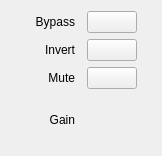
<?xml version="1.0" encoding="UTF-8"?>
<ui version="4.0">
 <class>CfgSettingGain</class>
 <widget class="QWidget" name="CfgSettingGain">
  <property name="geometry">
   <rect>
    <x>0</x>
    <y>0</y>
    <width>162</width>
    <height>155</height>
   </rect>
  </property>
  <property name="windowTitle">
   <string>Form</string>
  </property>
  <layout class="QGridLayout" name="gridLayout">
   <property name="rightMargin">
    <number>25</number>
   </property>
   <property name="horizontalSpacing">
    <number>12</number>
   </property>
   <property name="verticalSpacing">
    <number>6</number>
   </property>
   <item row="0" column="0">
    <widget class="QLabel" name="label">
     <property name="text">
      <string>Bypass</string>
     </property>
     <property name="alignment">
      <set>Qt::AlignRight|Qt::AlignTrailing|Qt::AlignVCenter</set>
     </property>
    </widget>
   </item>
   <item row="0" column="1">
    <widget class="QPushButton" name="pb_bypass">
     <property name="minimumSize">
      <size>
       <width>50</width>
       <height>0</height>
      </size>
     </property>
     <property name="maximumSize">
      <size>
       <width>50</width>
       <height>16777215</height>
      </size>
     </property>
     <property name="text">
      <string/>
     </property>
     <property name="checkable">
      <bool>true</bool>
     </property>
    </widget>
   </item>
   <item row="1" column="0">
    <widget class="QLabel" name="label_2">
     <property name="text">
      <string>Invert</string>
     </property>
     <property name="alignment">
      <set>Qt::AlignRight|Qt::AlignTrailing|Qt::AlignVCenter</set>
     </property>
    </widget>
   </item>
   <item row="1" column="1">
    <widget class="QPushButton" name="pb_invert">
     <property name="minimumSize">
      <size>
       <width>50</width>
       <height>0</height>
      </size>
     </property>
     <property name="maximumSize">
      <size>
       <width>50</width>
       <height>16777215</height>
      </size>
     </property>
     <property name="text">
      <string/>
     </property>
     <property name="checkable">
      <bool>true</bool>
     </property>
    </widget>
   </item>
   <item row="2" column="0">
    <widget class="QLabel" name="label_3">
     <property name="text">
      <string>Mute</string>
     </property>
     <property name="alignment">
      <set>Qt::AlignRight|Qt::AlignTrailing|Qt::AlignVCenter</set>
     </property>
    </widget>
   </item>
   <item row="2" column="1">
    <widget class="QPushButton" name="pb_mute">
     <property name="minimumSize">
      <size>
       <width>50</width>
       <height>0</height>
      </size>
     </property>
     <property name="maximumSize">
      <size>
       <width>50</width>
       <height>16777215</height>
      </size>
     </property>
     <property name="text">
      <string/>
     </property>
     <property name="checkable">
      <bool>true</bool>
     </property>
    </widget>
   </item>
   <item row="3" column="0">
    <widget class="QLabel" name="label_4">
     <property name="text">
      <string>Gain</string>
     </property>
     <property name="alignment">
      <set>Qt::AlignRight|Qt::AlignTrailing|Qt::AlignVCenter</set>
     </property>
    </widget>
   </item>
   <item row="3" column="1">
    <widget class="ConfigGainWidget" name="sp_gain" native="true">
     <property name="minimumSize">
      <size>
       <width>50</width>
       <height>50</height>
      </size>
     </property>
     <property name="maximumSize">
      <size>
       <width>50</width>
       <height>50</height>
      </size>
     </property>
    </widget>
   </item>
  </layout>
 </widget>
 <customwidgets>
  <customwidget>
   <class>ConfigGainWidget</class>
   <extends>QWidget</extends>
   <header location="global">customWidget/configgainwidget.h</header>
   <container>1</container>
  </customwidget>
 </customwidgets>
 <resources/>
 <connections/>
</ui>
